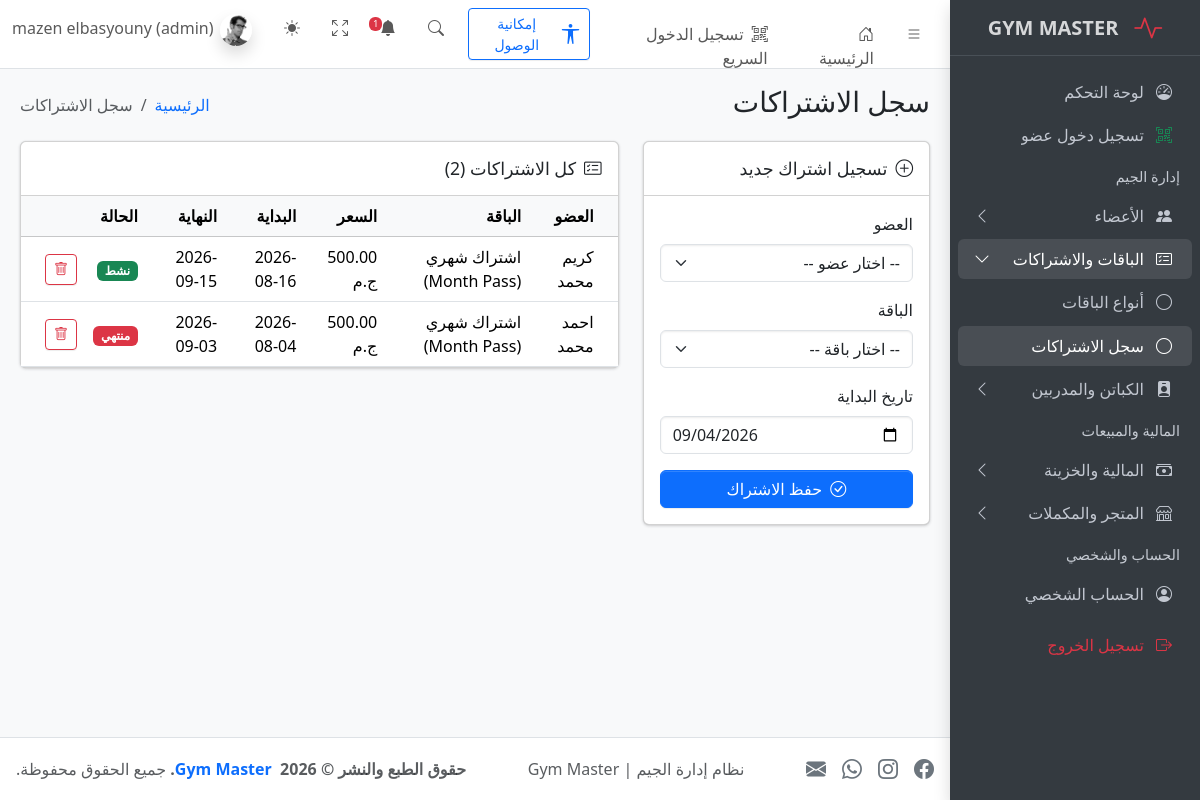
/subscriptions.php (signed in), run on an earlier commit of the app's database.
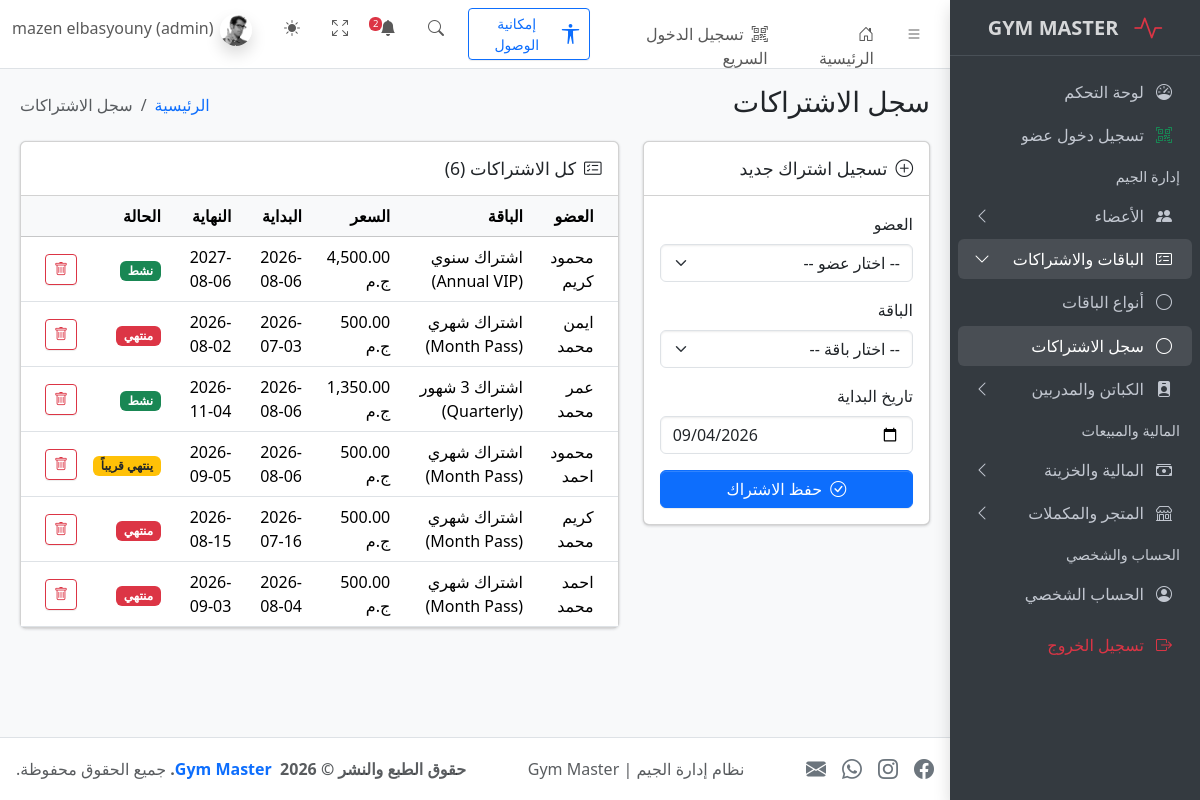
And on a later commit of the database.
### tables this page shows
CREATE TABLE `subscriptions` (
  `id` int(11) NOT NULL,
  `member_id` int(11) NOT NULL,
  `package_id` int(11) NOT NULL,
  `start_date` date NOT NULL,
  `end_date` date NOT NULL,
  `created_at` timestamp NOT NULL DEFAULT current_timestamp(),
  `status` varchar(20) DEFAULT 'active'
);

CREATE TABLE `packages` (
  `id` int(11) NOT NULL,
  `name` varchar(100) NOT NULL,
  `duration_days` int(11) NOT NULL,
  `price` decimal(10,2) NOT NULL,
  `created_at` timestamp NOT NULL DEFAULT current_timestamp()
);

### config/db.php (called while the page is built, shortened)
<?php
if (!function_exists('isLoggedIn')) {
    function isLoggedIn() {
        return isset($_SESSION['user_id']);
    }
}
if (!function_exists('hasRole')) {
    function hasRole($allowedRoles) {
        $userRole = $_SESSION['role'] ?? 'user';
        return in_array($userRole, $allowedRoles, true);
    }
}
?>

### subscriptions.php (the view, shortened to what the rows shown need)
<?php
require_once 'config/db.php';
$subscriptions = $pdo->query(
    'SELECT s.*, COALESCE(m.full_name, "عضو محذوف أو غير معروف") AS full_name, p.name AS package_name, p.price AS package_price
     FROM subscriptions s
     LEFT JOIN members m ON m.id = s.member_id
     LEFT JOIN packages p ON p.id = s.package_id
     ORDER BY s.id DESC'
)->fetchAll();
require_once 'includes/header.php';
?>
<main class="app-main">
  <div class="app-content">
    <div class="container-fluid">
      <div class="row">
        <div class="<?= hasRole(['admin', 'staff']) ? 'col-lg-8' : 'col-lg-12' ?>">
          <div class="card">
            <div class="card-body p-0">
              <div class="table-responsive">
                <table class="table table-hover mb-0 align-middle">
                  <thead class="table-light">
                    <tr>
                      <th>العضو</th>
                      <th>الباقة</th>
                      <th>السعر</th>
                      <th>البداية</th>
                      <th>النهاية</th>
                      <th>الحالة</th>
                      <?php if (hasRole(['admin', 'staff'])): ?>
                      <th></th>
                      <?php endif; ?>
                    </tr>
                  </thead>
                  <tbody>
                    <?php if (empty($subscriptions)): ?>
                      <tr><td colspan="<?= hasRole(['admin', 'staff']) ? 7 : 6 ?>" class="text-center text-secondary py-4">مفيش اشتراكات مسجلة لسه</td></tr>
                    <?php else: ?>
                      <?php foreach ($subscriptions as $sub):
                        $today = new DateTime();
                        $end   = new DateTime($sub['end_date']);
                        $daysLeft = (int) $today->diff($end)->format('%r%a');
                        if ($daysLeft < 0) {
                            $statusLabel = 'منتهي';
                            $statusClass = 'bg-danger';
                        } elseif ($daysLeft <= 7) {
                            $statusLabel = 'ينتهي قريباً';
                            $statusClass = 'bg-warning text-dark';
                        } else {
                            $statusLabel = 'نشط';
                            $statusClass = 'bg-success';
                        }
                        $displayPrice = $sub['price'] ?? $sub['package_price'] ?? 0;
                      ?>
                        <tr>
                          <td><?= htmlspecialchars($sub['full_name']) ?></td>
                          <td><?= htmlspecialchars($sub['package_name']) ?></td>
                          <td><?= number_format($displayPrice, 2) ?> ج.م</td>
                          <td><?= htmlspecialchars($sub['start_date']) ?></td>
                          <td><?= htmlspecialchars($sub['end_date']) ?></td>
                          <td><span class="badge <?= $statusClass ?>"><?= $statusLabel ?></span></td>
                          <?php if (hasRole(['admin', 'staff'])): ?>
                          <td>
                            <a href="subscriptions.php?delete=<?= $sub['id'] ?>"
                               class="btn btn-sm btn-outline-danger"
                               onclick="return confirm('متأكد إنك عايز تحذف الاشتراك ده؟');">
                              <i class="bi bi-trash"></i>
                            </a>
                          </td>
                          <?php endif; ?>
                        </tr>
                      <?php endforeach; ?>
                    <?php endif; ?>
                  </tbody>
                </table>
              </div>
            </div>
          </div>
        </div>
      </div>
    </div>
  </div>
</main>
<?php require_once 'includes/footer.php'; ?>

What changed in the data, as far as the page shows it:
added subscriptions: full_name "محمود كريم", package.name "اشتراك سنوي (Annual VIP)", package.price "4,500.00", start_date "2026-08-06", end_date "2027-08-06", end_date "نشط"
added subscriptions: full_name "ايمن محمد", package.name "اشتراك شهري (Month Pass)", package.price "500.00", start_date "2026-07-03", end_date "2026-08-02", end_date "منتهي"
added subscriptions: full_name "عمر محمد", package.name "اشتراك 3 شهور (Quarterly)", package.price "1,350.00", start_date "2026-08-06", end_date "2026-11-04", end_date "نشط"
added subscriptions: full_name "محمود احمد", package.name "اشتراك شهري (Month Pass)", package.price "500.00", start_date "2026-08-06", end_date "2026-09-05", end_date "ينتهي قريباً"
changed subscriptions (number 5 of 6 on the later page): start_date "2026-08-16" → "2026-07-16"; end_date "2026-09-15" → "2026-08-15"; end_date "نشط" → "منتهي"
Also different on the page:
$totalNotifications: "1" → "2"
count($subscriptions): "2" → "6"
